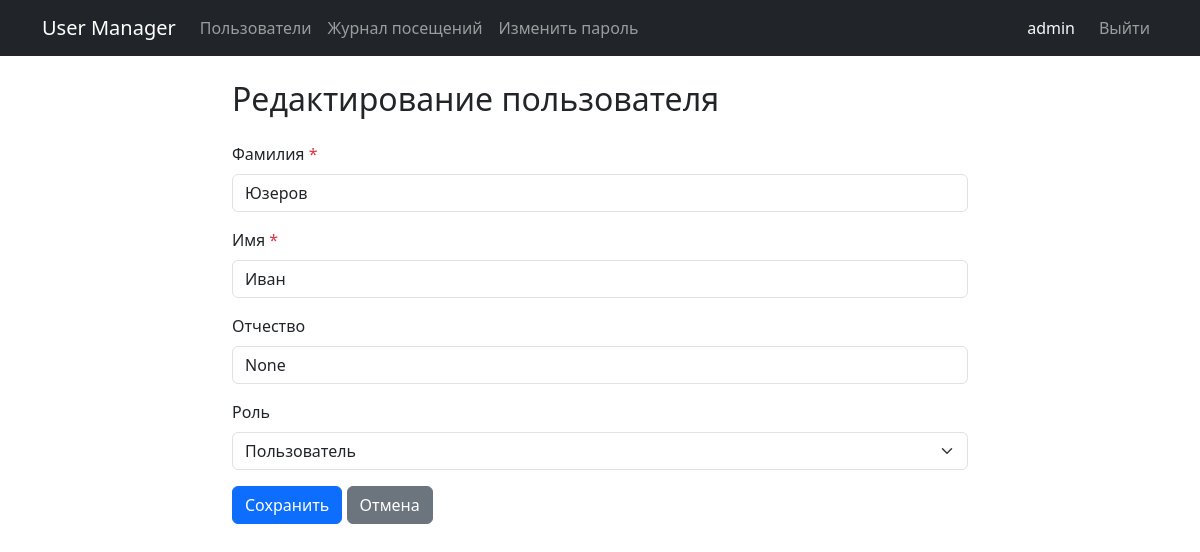
The page /users/2/edit (signed in) on the database its author committed.
### models.py (models this page shows, shortened)
class User(db.Model, UserMixin):
    __tablename__ = 'users'
    id = db.Column(db.Integer, primary_key=True)
    login = db.Column(db.String(50), unique=True, nullable=False)
    password_hash = db.Column(db.String(128), nullable=False)
    last_name = db.Column(db.String(50), nullable=False)
    first_name = db.Column(db.String(50), nullable=False)
    middle_name = db.Column(db.String(50), nullable=True)
    role_id = db.Column(db.Integer, db.ForeignKey('roles.id'), nullable=True)
    created_at = db.Column(db.DateTime, default=datetime.utcnow)
    @property
    def is_admin(self):
        return self.role_id == 1

### app.py (the view, shortened to what this page needs)
@app.route('/users/<int:user_id>/edit', methods=['GET', 'POST'])
@login_required
@check_rights('edit')  # Админ или сам пользователь
def user_edit(user_id):
    user = User.query.get_or_404(user_id)
    roles = Role.query.all()
    form_data = {
        'last_name': user.last_name,
        'first_name': user.first_name,
        'middle_name': user.middle_name,
        'role_id': user.role_id
    }
    return render_template('user_form.html', roles=roles, form_data=form_data, errors={}, is_edit=True, user=user)

### app.py (called while the page is built, shortened)
@login_manager.user_loader
def load_user(user_id):
    return User.query.get(int(user_id))

@app.before_request
def log_request_info():
    if request.path.startswith('/static'):
        return
    user_id = current_user.id if current_user.is_authenticated else None
    visit = Visit(path=request.path, user_id=user_id)
    db.session.add(visit)
    db.session.commit()

def check_rights(action):
    def decorator(func):
        @wraps(func)
        def wrapper(*args, **kwargs):
            if not current_user.is_authenticated:
                return redirect(url_for('login'))
            has_rights = False
            if current_user.is_admin:
                has_rights = True
            if not has_rights:
                flash("У вас недостаточно прав для доступа к данной странице.", "danger")
                return redirect(url_for('index'))
            return func(*args, **kwargs)
        return wrapper
    return decorator

@app.context_processor
def inject_permissions():
    def can_user_perform(action, record=None):
        if not current_user.is_authenticated:
            return False
        if current_user.is_admin:
            return True
        if action == 'edit' or action == 'show':
            return record and record.id == current_user.id
        return False
    return dict(can_user_perform=can_user_perform)

### templates/user_form.html
{% extends 'base.html' %}
{% from 'macros.html' import render_user_form %}
{% block content %}
<div class="row justify-content-center">
    <div class="col-md-8">
        <h2 class="mb-4">{{ 'Редактирование' if is_edit else 'Создание' }} пользователя</h2>
        {% set disable_role = is_edit and not current_user.is_admin %}
        {% if is_edit %}
            {{ render_user_form(url_for('user_edit', user_id=user.id), roles, form_data, errors, is_edit=True, disable_role=disable_role) }}
        {% else %}
            {{ render_user_form(url_for('user_create'), roles, form_data, errors, is_edit=False) }}
        {% endif %}
    </div>
</div>
{% endblock %}

### templates/base.html (shortened to what this page needs)
<!doctype html>
<html lang="ru">
  <head>
    <link href="https://cdn.jsdelivr.net/npm/bootstrap@5.3.0/dist/css/bootstrap.min.css" rel="stylesheet">
  </head>
  <body>
    <nav class="navbar navbar-expand-lg navbar-dark bg-dark mb-4">
      <div class="container">
        <a class="navbar-brand" href="{{ url_for('index') }}">User Manager</a>
        <div class="navbar-nav me-auto">
            <a class="nav-link" href="{{ url_for('index') }}">Пользователи</a>
            {% if current_user.is_authenticated %}
                <a class="nav-link" href="{{ url_for('logs.index') }}">Журнал посещений</a>
                <a class="nav-link" href="{{ url_for('change_password') }}">Изменить пароль</a>
            {% endif %}
        </div>
        <div class="navbar-nav">
            {% if current_user.is_authenticated %}
                <span class="nav-item nav-link disabled text-light me-2">{{ current_user.login }}</span>
                <a class="nav-link" href="{{ url_for('logout') }}">Выйти</a>
            {% else %}
                <a class="nav-link" href="{{ url_for('login') }}">Войти</a>
            {% endif %}
        </div>
      </div>
    </nav>
    <div class="container">
        {% block content %}{% endblock %}
    </div>
  </body>
</html>

### templates/macros.html (shortened to what this page needs)
{% macro render_user_form(action_url, roles, form_data, errors, is_edit=False, disable_role=False) %}
<form method="POST" action="{{ action_url }}" novalidate>
    <div class="mb-3">
        <label class="form-label">Фамилия <span class="text-danger">*</span></label>
        <input type="text" name="last_name"
               class="form-control {{ 'is-invalid' if errors.get('last_name') }}"
               value="{{ form_data.get('last_name', '') }}">
    </div>
    <div class="mb-3">
        <label class="form-label">Имя <span class="text-danger">*</span></label>
        <input type="text" name="first_name"
               class="form-control {{ 'is-invalid' if errors.get('first_name') }}"
               value="{{ form_data.get('first_name', '') }}">
    </div>
    <div class="mb-3">
        <label class="form-label">Отчество</label>
        <input type="text" name="middle_name" class="form-control"
               value="{{ form_data.get('middle_name', '') }}">
    </div>
    <div class="mb-3">
        <label class="form-label">Роль</label>
        <select name="role_id" class="form-select" {{ 'disabled' if disable_role }}>
            {% for role in roles %}
                <option value="{{ role.id }}"
                    {% if form_data.get('role_id')|string == role.id|string %}selected{% endif %}>
                    {{ role.name }}
                </option>
            {% endfor %}
        </select>
    </div>
    <button type="submit" class="btn btn-primary">Сохранить</button>
    <a href="{{ url_for('index') }}" class="btn btn-secondary">Отмена</a>
</form>
{% endmacro %}

### rows shown on the page
User: login "admin"
User: last_name "Юзеров", first_name "Иван"

### other values the page prints
{{ 'Редактирование' if is_edit else 'Создание' }} "Редактирование"
form field role_id "Пользователь"
